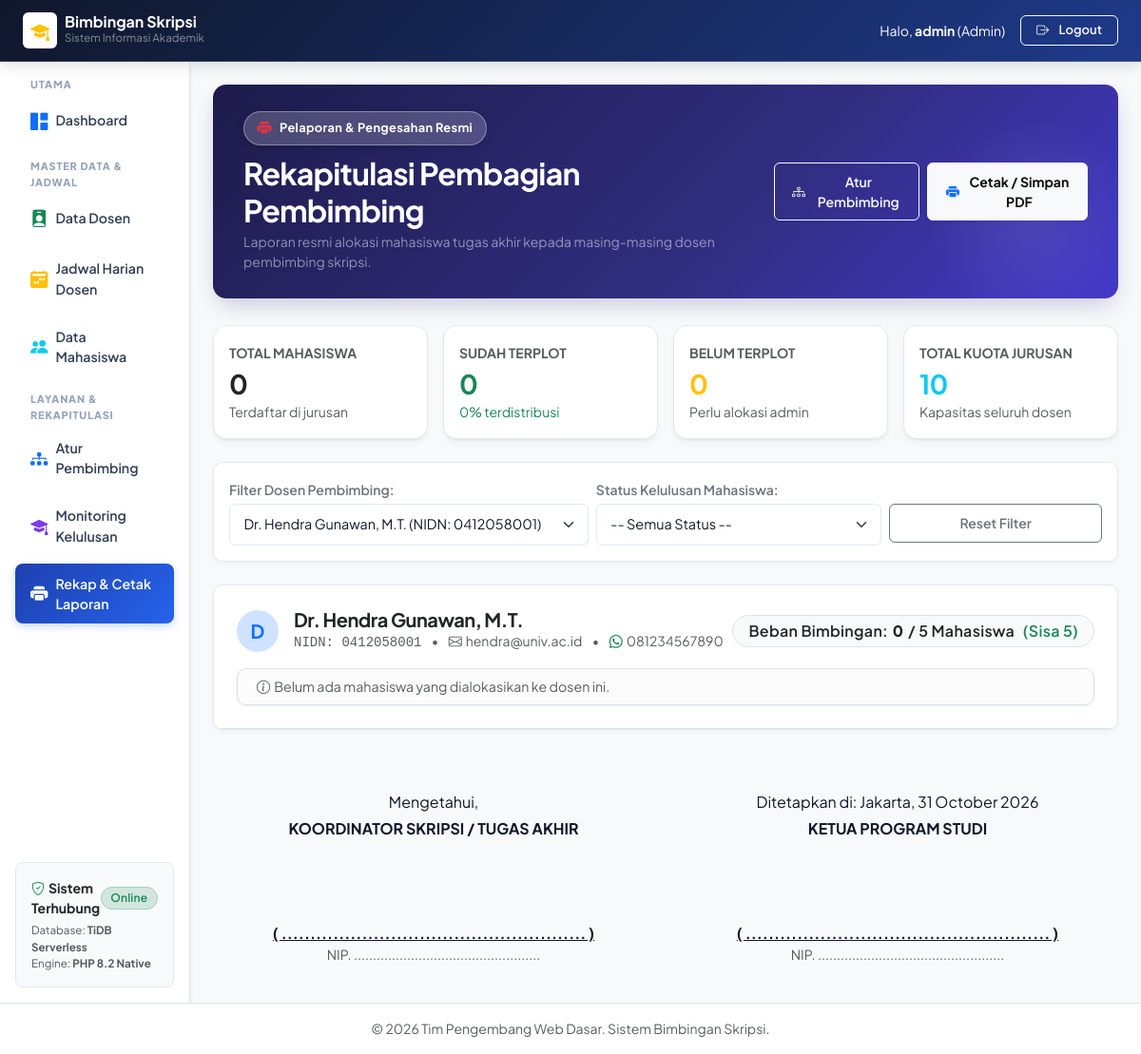
The page /admin/laporan_plotting.php?dosen_id=1 (signed in) on the database its author committed.
### tables this page shows
CREATE TABLE IF NOT EXISTS dosen (
    id INT AUTO_INCREMENT PRIMARY KEY,
    user_id INT NOT NULL,
    nidn VARCHAR(20) NOT NULL UNIQUE,
    nama_dosen VARCHAR(100) NOT NULL,
    email VARCHAR(100) NOT NULL,
    no_whatsapp VARCHAR(20),
    foto_profil VARCHAR(255) DEFAULT 'default.png',
    kuota_bimbingan INT DEFAULT 5,
    created_at TIMESTAMP DEFAULT CURRENT_TIMESTAMP,
    FOREIGN KEY (user_id) REFERENCES users(id) ON DELETE CASCADE
);

### admin/laporan_plotting.php (the view, shortened to what this page needs)
<?php
require_once '../config/database.php';
$filter_dosen_id = isset($_GET['dosen_id']) && $_GET['dosen_id'] !== '' ? (int)$_GET['dosen_id'] : 0;
$filter_status   = $_GET['status'] ?? 'all';
$dosen_filter_list = $pdo->query("SELECT id, nidn, nama_dosen, kuota_bimbingan FROM dosen ORDER BY nama_dosen ASC")->fetchAll();
$where_dosen = ["1=1"];
$params_dosen = [];
if ($filter_dosen_id > 0) {
    $where_dosen[] = "d.id = :did";
    $params_dosen[':did'] = $filter_dosen_id;
}
$where_dosen_sql = implode(" AND ", $where_dosen);
$queryDosen = "
    SELECT
        d.id,
        d.nidn,
        d.nama_dosen,
        d.email,
        d.no_whatsapp,
        d.kuota_bimbingan,
        COUNT(m.id) AS total_bimbingan
    FROM dosen d
    LEFT JOIN mahasiswa m ON d.id = m.dosen_pembimbing_id
    WHERE {$where_dosen_sql}
    GROUP BY d.id
    ORDER BY d.nama_dosen ASC
";
$stmtD = $pdo->prepare($queryDosen);
$stmtD->execute($params_dosen);
$laporan_dosen = $stmtD->fetchAll();
$mhs_by_dosen = [];
$total_mhs_all   = $pdo->query("SELECT COUNT(*) FROM mahasiswa")->fetchColumn();
$total_terplot   = $pdo->query("SELECT COUNT(*) FROM mahasiswa WHERE dosen_pembimbing_id IS NOT NULL")->fetchColumn();
$total_belum     = $total_mhs_all - $total_terplot;
$total_kapasitas = $pdo->query("SELECT SUM(kuota_bimbingan) FROM dosen")->fetchColumn() ?: 0;
require_once '../templates/header.php';
require_once '../templates/sidebar_admin.php';
?>
<div class="hero-banner d-flex flex-column flex-md-row justify-content-between align-items-md-center gap-3 no-print">
    <div>
        <div class="hero-tag">
            <i class="bi bi-printer-fill text-danger"></i>
            <span>Pelaporan & Pengesahan Resmi</span>
        </div>
        <h2 class="fw-bold text-white mb-1">Rekapitulasi Pembagian Pembimbing</h2>
        <p class="text-white-50 small mb-0">Laporan resmi alokasi mahasiswa tugas akhir kepada masing-masing dosen pembimbing skripsi.</p>
    </div>
    <div class="d-flex align-items-center gap-2">
        <a href="plot_pembimbing.php" class="btn btn-outline-light">
            <i class="bi bi-diagram-3 me-1"></i> Atur Pembimbing
        </a>
        <button type="button" class="btn btn-light shadow-sm fw-bold" onclick="window.print()">
            <i class="bi bi-printer-fill text-primary me-1"></i> Cetak / Simpan PDF
        </button>
    </div>
</div>
<div class="row g-3 mb-4 no-print">
    <div class="col-md-3">
        <div class="metric-card p-3">
            <span class="small text-muted text-uppercase fw-bold">Total Mahasiswa</span>
            <h3 class="fw-bold text-dark mb-0 mt-1"><?= $total_mhs_all; ?></h3>
            <small class="text-muted">Terdaftar di jurusan</small>
        </div>
    </div>
    <div class="col-md-3">
        <div class="metric-card p-3">
            <span class="small text-muted text-uppercase fw-bold">Sudah Terplot</span>
            <h3 class="fw-bold text-success mb-0 mt-1"><?= $total_terplot; ?></h3>
            <small class="text-success"><?= $total_mhs_all > 0 ? round(($total_terplot / $total_mhs_all) * 100) : 0; ?>% terdistribusi</small>
        </div>
    </div>
    <div class="col-md-3">
        <div class="metric-card p-3">
            <span class="small text-muted text-uppercase fw-bold">Belum Terplot</span>
            <h3 class="fw-bold text-warning mb-0 mt-1"><?= $total_belum; ?></h3>
            <small class="text-muted">Perlu alokasi admin</small>
        </div>
    </div>
    <div class="col-md-3">
        <div class="metric-card p-3">
            <span class="small text-muted text-uppercase fw-bold">Total Kuota Jurusan</span>
            <h3 class="fw-bold text-info mb-0 mt-1"><?= $total_kapasitas; ?></h3>
            <small class="text-muted">Kapasitas seluruh dosen</small>
        </div>
    </div>
</div>
<div class="card shadow-sm border-0 mb-4 no-print">
    <div class="card-body p-3">
        <form method="GET" action="laporan_plotting.php" class="row g-2 align-items-center">
            <div class="col-md-5">
                <label class="form-label small fw-semibold text-secondary mb-1">Filter Dosen Pembimbing:</label>
                <select name="dosen_id" class="form-select" onchange="this.form.submit()">
                    <?php foreach ($dosen_filter_list as $d): ?>
                        <option value="<?= $d['id']; ?>" <?= ($filter_dosen_id == $d['id']) ? 'selected' : ''; ?>>
                            <?= htmlspecialchars($d['nama_dosen']); ?> (NIDN: <?= htmlspecialchars($d['nidn']); ?>)
                        </option>
                    <?php endforeach; ?>
                </select>
            </div>
            <div class="col-md-4">
                <label class="form-label small fw-semibold text-secondary mb-1">Status Kelulusan Mahasiswa:</label>
                <select name="status" class="form-select" onchange="this.form.submit()">
                    <option value="all" <?= ($filter_status === 'all') ? 'selected' : ''; ?>>-- Semua Status --</option>
                </select>
            </div>
            <div class="col-md-3 pt-md-4">
                <?php if ($filter_dosen_id > 0 || $filter_status !== 'all'): ?>
                    <a href="laporan_plotting.php" class="btn btn-outline-secondary w-100">Reset Filter</a>
                <?php endif; ?>
            </div>
        </form>
    </div>
</div>
<div class="card shadow-sm border-0 mb-4">
    <div class="card-body p-0">
        <?php if (empty($laporan_dosen)): ?>
            <div class="text-center py-5 text-muted">Tidak ada data pembagian bimbingan sesuai filter.</div>
        <?php else: ?>
            <?php foreach ($laporan_dosen as $dosen):
                $mhs_list = $mhs_by_dosen[$dosen['id']] ?? [];
                $bimbingan_count = count($mhs_list);
                $kuota = (int)$dosen['kuota_bimbingan'];
                $sisa  = $kuota - $bimbingan_count;
                $initial = strtoupper(substr($dosen['nama_dosen'], 0, 1));
            ?>
                <div class="p-4 border-bottom">
                    <div class="d-flex justify-content-between align-items-center mb-3 flex-wrap">
                        <div class="d-flex align-items-center gap-3">
                            <div class="avatar-initial bg-primary-subtle text-primary fs-5" style="width: 44px; height: 44px;">
                                <?= $initial; ?>
                            </div>
                            <div>
                                <h5 class="fw-bold text-dark mb-0">
                                    <?= htmlspecialchars($dosen['nama_dosen']); ?>
                                </h5>
                                <div class="small text-muted">
                                    <span class="font-monospace">NIDN: <?= htmlspecialchars($dosen['nidn']); ?></span>
                                    <span class="mx-2">•</span>
                                    <span><i class="bi bi-envelope me-1"></i><?= htmlspecialchars($dosen['email']); ?></span>
                                    <?php if (!empty($dosen['no_whatsapp'])): ?>
                                        <span class="mx-2">•</span>
                                        <span><i class="bi bi-whatsapp me-1 text-success"></i><?= htmlspecialchars($dosen['no_whatsapp']); ?></span>
                                    <?php endif; ?>
                                </div>
                            </div>
                        </div>
                        <div class="text-end mt-2 mt-md-0">
                            <span class="badge bg-light text-dark border px-3 py-2 fs-6">
                                Beban Bimbingan: <strong><?= $bimbingan_count; ?></strong> / <?= $kuota; ?> Mahasiswa
                                <span class="ms-1 <?= ($sisa > 0) ? 'text-success' : 'text-danger'; ?>">
                                    (<?= ($sisa > 0) ? "Sisa {$sisa}" : 'Kuota Penuh'; ?>)
                                </span>
                            </span>
                        </div>
                    </div>
                    <?php if (empty($mhs_list)): ?>
                        <div class="alert alert-light border small text-muted mb-0 py-2">
                            <i class="bi bi-info-circle me-1"></i>Belum ada mahasiswa yang dialokasikan ke dosen ini.
                        </div>
                    <?php endif; ?>
                </div>
            <?php endforeach; ?>
        <?php endif; ?>
    </div>
</div>
<div class="print-signature mt-5 pt-3" style="page-break-inside: avoid;">
    <div class="row text-center">
        <div class="col-6">
            <p class="mb-1">Mengetahui,</p>
            <p class="fw-bold text-uppercase">Koordinator Skripsi / Tugas Akhir</p>
            <div style="height: 70px;"></div>
            <p class="fw-bold text-decoration-underline mb-0">( ..................................................... )</p>
            <p class="small text-muted">NIP. .................................................</p>
        </div>
        <div class="col-6">
            <p class="mb-1">Ditetapkan di: Jakarta, <?= date('d F Y'); ?></p>
            <p class="fw-bold text-uppercase">Ketua Program Studi</p>
            <div style="height: 70px;"></div>
            <p class="fw-bold text-decoration-underline mb-0">( ..................................................... )</p>
            <p class="small text-muted">NIP. .................................................</p>
        </div>
    </div>
</div>
<?php
require_once '../templates/footer.php';
?>

### assets/css/style.css (style rules this page uses)
:root { --primary: #4338ca; --primary-hover: #3730a3; --primary-subtle: #e0e7ff; --primary-gradient: linear-gradient(135deg, #4f46e5 0%, #3730a3 100%); --success: #059669; --success-subtle: #d1fae5; --warning: #d97706; --warning-subtle: #fef3c7; --danger: #dc2626; --danger-subtle: #fee2e2; --info: #0284c7; --info-subtle: #e0f2fe; --purple: #7c3aed; --purple-subtle: #ede9fe; --surface: #ffffff; --background: #f8fafc; --text-main: #0f172a; --text-muted: #64748b; --border-color: #e2e8f0; --border-focus: #818cf8; --radius-sm: 0.375rem; --radius-md: 0.625rem; --radius-lg: 0.875rem; --radius-xl: 1.25rem; --shadow-subtle: 0 1px 3px rgba(0, 0, 0, 0.05), 0 1px 2px rgba(0, 0, 0, 0.03); --shadow-card: 0 4px 6px -1px rgba(0, 0, 0, 0.05), 0 2px 4px -2px rgba(0, 0, 0, 0.05); --shadow-hover: 0 12px 24px -4px rgba(0, 0, 0, 0.08), 0 4px 6px -2px rgba(0, 0, 0, 0.04); }
*, *::before, *::after { box-sizing: border-box; }
body { font-family: 'Plus Jakarta Sans', system-ui, -apple-system, BlinkMacSystemFont, "Segoe UI", Roboto, sans-serif; color: var(--text-main); background-color: var(--background); -webkit-font-smoothing: antialiased; -moz-osx-font-smoothing: grayscale; min-height: 100vh; display: flex; flex-direction: column; }
h1, h2, h3, h4, h5, h6 { font-weight: 700; letter-spacing: -0.025em; color: #0f172a; }
.hero-banner { background: linear-gradient(135deg, #1e1b4b 0%, #312e81 60%, #4338ca 100%); border-radius: var(--radius-lg); color: #ffffff; padding: 1.75rem 2rem; box-shadow: 0 10px 25px -5px rgba(49, 46, 129, 0.25); margin-bottom: 1.75rem; position: relative; overflow: hidden; }
.hero-banner::after { content: ''; position: absolute; right: -20px; bottom: -30px; width: 220px; height: 220px; background: radial-gradient(circle, rgba(255, 255, 255, 0.08) 0%, rgba(255, 255, 255, 0) 70%); border-radius: 50%; pointer-events: none; }
.hero-tag { display: inline-flex; align-items: center; gap: 0.5rem; padding: 0.35rem 0.85rem; border-radius: 9999px; background: rgba(255, 255, 255, 0.2) !important; backdrop-filter: blur(8px); border: 1px solid rgba(255, 255, 255, 0.35) !important; color: #ffffff !important; font-size: 0.8rem !important; font-weight: 700 !important; letter-spacing: 0.025em; margin-bottom: 0.65rem; box-shadow: 0 2px 8px rgba(0, 0, 0, 0.15); }
.hero-tag span { color: #ffffff !important; }
.hero-tag i { font-size: 0.95rem; }
.metric-card { background: #ffffff; border-radius: var(--radius-lg); border: 1px solid var(--border-color); padding: 1.5rem; box-shadow: var(--shadow-card); transition: all 0.25s cubic-bezier(0.4, 0, 0.2, 1); position: relative; overflow: hidden; }
.avatar-initial { width: 36px; height: 36px; border-radius: 50%; display: flex; align-items: center; justify-content: center; font-weight: 700; font-size: 0.85rem; flex-shrink: 0; }
.card { border: 1px solid var(--border-color); border-radius: var(--radius-lg); background-color: var(--surface); box-shadow: var(--shadow-card); transition: transform 0.2s ease, box-shadow 0.2s ease; overflow: hidden; }
.btn { font-weight: 600; font-size: 0.875rem; border-radius: var(--radius-sm); padding: 0.55rem 1.15rem; transition: all 0.2s cubic-bezier(0.4, 0, 0.2, 1); display: inline-flex; align-items: center; justify-content: center; gap: 0.4rem; }
.form-control, .form-select { border-radius: var(--radius-sm); border: 1px solid var(--border-color); padding: 0.65rem 0.9rem; font-size: 0.9rem; color: var(--text-main); transition: border-color 0.2s ease, box-shadow 0.2s ease; }
.form-label { font-weight: 600; color: #334155; margin-bottom: 0.35rem; }
.badge { font-weight: 600; font-size: 0.75rem; padding: 0.4em 0.8em; border-radius: 9999px; letter-spacing: 0.02em; display: inline-flex; align-items: center; gap: 0.3rem; }
.alert { border-radius: var(--radius-md); border: 1px solid transparent; padding: 0.95rem 1.25rem; font-size: 0.885rem; box-shadow: var(--shadow-subtle); display: flex; align-items: center; }
.card { border: 1px solid #e2e8f0 !important; border-radius: 10px !important; background-color: #ffffff !important; box-shadow: 0 2px 5px rgba(0, 0, 0, 0.04) !important; }

### rows shown on the page
dosen: nama_dosen "D", nama_dosen "Dr. Hendra Gunawan, M.T.", nidn "0412058001", email "hendra@univ.ac.id", no_whatsapp "081234567890", id "0", kuota_bimbingan "5"

### other values the page prints
$_SESSION['username'] "admin"
$_SESSION['role'] "Admin"
$total_mhs_all "0"
$total_terplot "0"
$total_belum "0"
$total_kapasitas "10"
form field dosen_id "Dr. Hendra Gunawan, M.T. (NIDN: 0412058001)"
